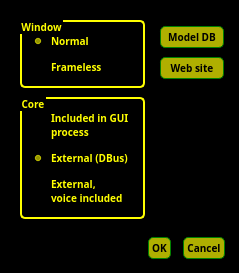
<?xml version="1.0" encoding="UTF-8"?>
<ui version="4.0">
 <class>CIntroWindow</class>
 <widget class="QDialog" name="CIntroWindow">
  <property name="geometry">
   <rect>
    <x>0</x>
    <y>0</y>
    <width>239</width>
    <height>260</height>
   </rect>
  </property>
  <property name="windowTitle">
   <string>BlackGUI intro screen</string>
  </property>
  <property name="windowIcon">
   <iconset resource="../../src/blackgui/blackgui.qrc">
    <normaloff>:/blackgui/icons/aircraftdeparture.png</normaloff>:/blackgui/icons/aircraftdeparture.png</iconset>
  </property>
  <property name="styleSheet">
   <string notr="true">QWidget {
        font-family: arial-rounded;
        font: bold 10px;
        color: yellow; /** font **/
		background-color: black;
}

QPushButton {
        background-color: rgba(255, 255, 0, 175);
		color: black;
        border-style: solid;
        border-width:1px;
        border-radius: 5px;
        border-color: green;
		margin: 3px;
		padding: 3px;
}

QRadioButton {
        background-color: transparent;
}

QGroupBox {
	border: 2px solid yellow;
	border-radius: 5px;
    margin-top: 2ex; /* leave space at the top for the title */
}


 QGroupBox::title {
     subcontrol-origin: margin;
     subcontrol-position: top left; /* position at the top center */
     padding: 0 0px;
	margin: 0px;
     background-color: black;
 }

#lbl_Icon {
	max-height: 128;
	max-width: 128;

}</string>
  </property>
  <property name="sizeGripEnabled">
   <bool>false</bool>
  </property>
  <property name="modal">
   <bool>true</bool>
  </property>
  <layout class="QVBoxLayout" name="verticalLayout">
   <item>
    <layout class="QGridLayout" name="gridLayout">
     <property name="leftMargin">
      <number>9</number>
     </property>
     <property name="topMargin">
      <number>9</number>
     </property>
     <property name="rightMargin">
      <number>0</number>
     </property>
     <property name="bottomMargin">
      <number>9</number>
     </property>
     <property name="spacing">
      <number>9</number>
     </property>
     <item row="0" column="0">
      <widget class="QGroupBox" name="gb_Window">
       <property name="title">
        <string>Window</string>
       </property>
       <layout class="QVBoxLayout" name="verticalLayout_2">
        <item>
         <widget class="QRadioButton" name="rb_WindowNormal">
          <property name="text">
           <string>Normal</string>
          </property>
          <property name="checked">
           <bool>true</bool>
          </property>
         </widget>
        </item>
        <item>
         <widget class="QRadioButton" name="rb_WindowFrameless">
          <property name="text">
           <string>Frameless</string>
          </property>
         </widget>
        </item>
       </layout>
      </widget>
     </item>
     <item row="1" column="0">
      <widget class="QGroupBox" name="gb_Core">
       <property name="title">
        <string>Core</string>
       </property>
       <layout class="QVBoxLayout" name="verticalLayout_3">
        <item>
         <widget class="QRadioButton" name="rb_CoreInGuiProcess">
          <property name="text">
           <string>Included in GUI
process</string>
          </property>
         </widget>
        </item>
        <item>
         <widget class="QRadioButton" name="rb_CoreExternal">
          <property name="text">
           <string>External (DBus)</string>
          </property>
          <property name="checked">
           <bool>true</bool>
          </property>
         </widget>
        </item>
        <item>
         <widget class="QRadioButton" name="rb_CoreExternalVoiceLocal">
          <property name="text">
           <string>External,
voice included</string>
          </property>
         </widget>
        </item>
       </layout>
      </widget>
     </item>
     <item row="0" column="1" rowspan="2">
      <widget class="QFrame" name="fr_Info">
       <property name="frameShape">
        <enum>QFrame::StyledPanel</enum>
       </property>
       <property name="frameShadow">
        <enum>QFrame::Raised</enum>
       </property>
       <layout class="QVBoxLayout" name="vl_FrameInfo">
        <property name="spacing">
         <number>3</number>
        </property>
        <property name="leftMargin">
         <number>2</number>
        </property>
        <property name="topMargin">
         <number>2</number>
        </property>
        <property name="rightMargin">
         <number>0</number>
        </property>
        <property name="bottomMargin">
         <number>2</number>
        </property>
        <item>
         <widget class="QPushButton" name="pb_ModelDb">
          <property name="text">
           <string>Model DB</string>
          </property>
         </widget>
        </item>
        <item>
         <widget class="QPushButton" name="pb_WebSite">
          <property name="text">
           <string>Web site</string>
          </property>
         </widget>
        </item>
        <item>
         <spacer name="verticalSpacer">
          <property name="orientation">
           <enum>Qt::Vertical</enum>
          </property>
          <property name="sizeHint" stdset="0">
           <size>
            <width>20</width>
            <height>40</height>
           </size>
          </property>
         </spacer>
        </item>
       </layout>
      </widget>
     </item>
    </layout>
   </item>
   <item>
    <widget class="QDialogButtonBox" name="bb_OkCancel">
     <property name="orientation">
      <enum>Qt::Horizontal</enum>
     </property>
     <property name="standardButtons">
      <set>QDialogButtonBox::Cancel|QDialogButtonBox::Ok</set>
     </property>
    </widget>
   </item>
  </layout>
 </widget>
 <resources>
  <include location="../../src/blackgui/blackgui.qrc"/>
 </resources>
 <connections>
  <connection>
   <sender>bb_OkCancel</sender>
   <signal>accepted()</signal>
   <receiver>CIntroWindow</receiver>
   <slot>accept()</slot>
   <hints>
    <hint type="sourcelabel">
     <x>257</x>
     <y>230</y>
    </hint>
    <hint type="destinationlabel">
     <x>157</x>
     <y>274</y>
    </hint>
   </hints>
  </connection>
  <connection>
   <sender>bb_OkCancel</sender>
   <signal>rejected()</signal>
   <receiver>CIntroWindow</receiver>
   <slot>reject()</slot>
   <hints>
    <hint type="sourcelabel">
     <x>310</x>
     <y>230</y>
    </hint>
    <hint type="destinationlabel">
     <x>286</x>
     <y>274</y>
    </hint>
   </hints>
  </connection>
  <connection>
   <sender>pb_ModelDb</sender>
   <signal>clicked()</signal>
   <receiver>CIntroWindow</receiver>
   <slot>buttonClicked()</slot>
   <hints>
    <hint type="sourcelabel">
     <x>217</x>
     <y>34</y>
    </hint>
    <hint type="destinationlabel">
     <x>319</x>
     <y>37</y>
    </hint>
   </hints>
  </connection>
  <connection>
   <sender>pb_WebSite</sender>
   <signal>clicked()</signal>
   <receiver>CIntroWindow</receiver>
   <slot>buttonClicked()</slot>
   <hints>
    <hint type="sourcelabel">
     <x>262</x>
     <y>58</y>
    </hint>
    <hint type="destinationlabel">
     <x>322</x>
     <y>73</y>
    </hint>
   </hints>
  </connection>
 </connections>
 <slots>
  <slot>buttonClicked()</slot>
 </slots>
</ui>
